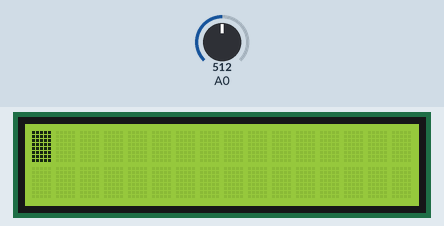
This sketch was run on a simulated Arduino Uno, built with avr-gcc and run on an emulated ATmega328P. On the bench: 16×2 character LCD. The inputs (shaded band) are chosen by the test bench; at power-on: A0 = 512.

Above: at 1.2 s.
1.3 s: A0 set to 900
At 1.47 s:
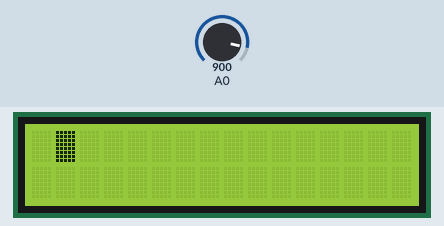
3.1 s: A0 set to 511
At 3.27 s:
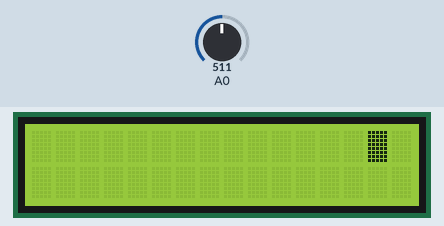
4.9 s: A0 set to 306
At 6.3 s:
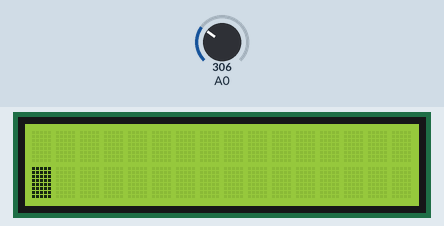
Timing chart, 0 to 7.9 s (numbered marks = the images above; inputs shaded):
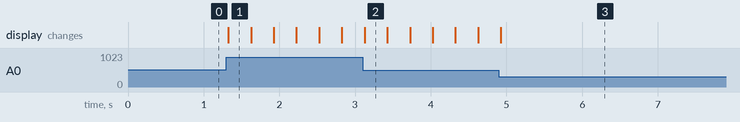

The sketch:

lcd_keyz.ino
```cpp
#include <Arduino.h>
#include <LiquidCrystal.h>
LiquidCrystal lcd(8, 9, 4, 5, 6, 7);
#include <key_read.h>
key_read kb(0,100);

#define lcd_bg_pwn	10


int hor;
int vert;
char buffer[16];

void setup()
{
lcd.begin(16, 2);
lcd.blink();


}

void loop()
{
	switch (kb.read()){
		case btn_up: vert--; if(vert < 0) vert = 0;
		break;
		case btn_down: vert++; if(vert > 1) vert = 1;
		break;
		case btn_right: hor++; if (hor > 15) hor = 15;
		break;
		case btn_left: hor--; if (hor < 0) hor = 0;
		break;
		case btn_select: hor=0; vert=0;
		break;
		case 5:
		break;


	}
// in = kb.read();
 lcd.setCursor(hor,vert);
 //lcd.print(in);
// lcd.setCursor(0,1);
// lcd.print(analogRead(0));
// lcd.print("             ");

}
```

Measured:
- after the input at 1.3 s, the display: changes at once (image 1)
- after the input at 3.1 s, the display: changes at once (image 2)
- after the input at 4.9 s, the display: changes at once (image 3)
